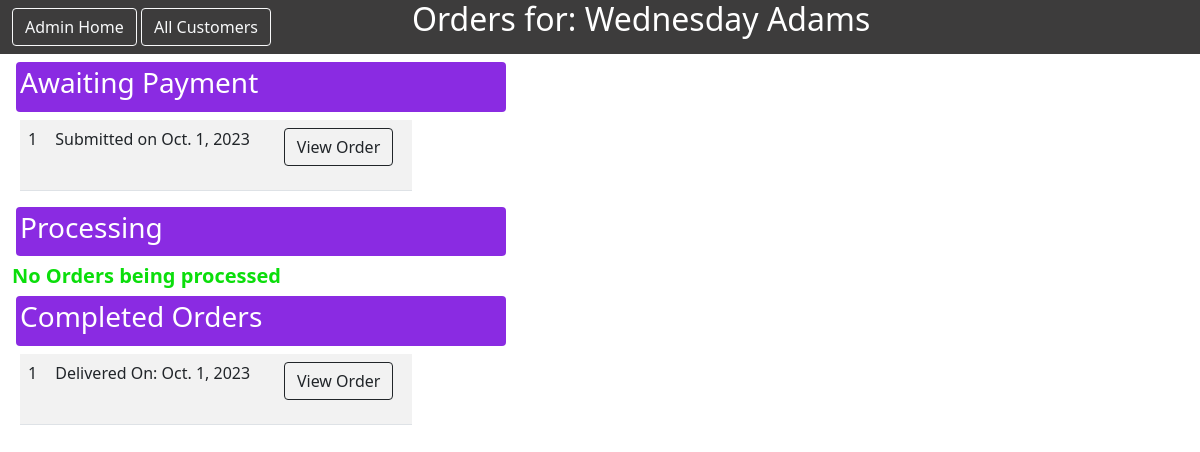
The app's page /admin_control/17/customer_orders/, older data.
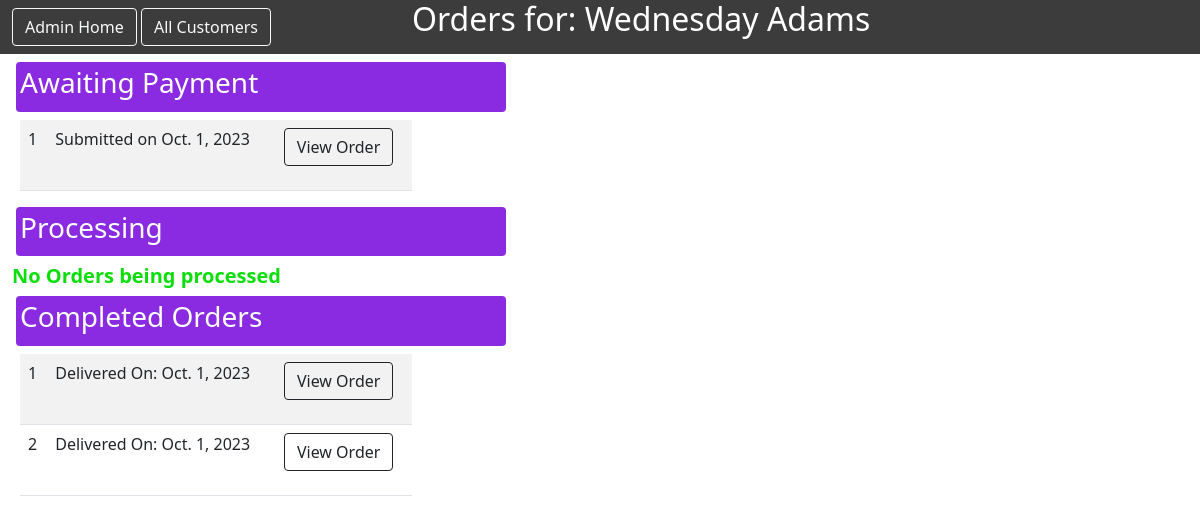
The same page, newer data.
### crafts_by_micks/models.py (models this page shows, shortened)
class Order(models.Model):
    customer = models.ForeignKey(User, on_delete=models.DO_NOTHING)
    submitted_date = models.DateField(null=True, blank=True)
    payment_received_date = models.DateField(null=True, blank=True)
    delivered_date = models.DateField(null=True, blank=True)
    total_value = models.FloatField(default=0)
    status_options = (
        ('ns','not_submitted'),
        ('r', 'receieved'),
        ('p', 'paid'),
        ('c', 'completed')
    )
    status = models.CharField(max_length=20, choices=status_options)

### crafts_by_micks/views.py (the view)
# urls.py: path('<customer_id>/customer_orders/', views.customer_orders, name='customer_orders'),
def customer_orders(request, customer_id):
    awaiting_payment_orders = []
    processing_orders = []
    completed_orders = []
    customer = get_object_or_404(models.User, pk=customer_id)
    all_orders = models.Order.objects.filter(customer = customer)
    for order in all_orders:
        if order.status == 'r':
            awaiting_payment_orders.append(order)
        elif order.status == 'p':
            processing_orders.append(order)
        elif order.status == 'c':
            completed_orders.append(order)
    context = {
        'customer': customer,
        "awaiting_payment_orders": awaiting_payment_orders,
        'processing_orders': processing_orders,
        'completed_orders': completed_orders,
        'customer_id': customer_id
    }
    return render(request, 'display/customer_orders.html', context)

### crafts_by_micks/templates/display/customer_orders.html (shortened to what the changed rows need)
<html lang="en">
<head>
    <link href="https://cdn.jsdelivr.net/npm/bootstrap@5.0.0/dist/css/bootstrap.min.css"
        rel="stylesheet">
</head>
<body class = "container-fluid">
    <div class = "row"
        style="background-color: rgb(61, 60, 60);">
        <div class = "col text-start" style="color: white;">
            <h2>Orders for: {{customer.first_name}} {{customer.last_name}}</h2>
        </div>
    </div>
    {% if awaiting_payment_orders %}
        <div class = "col-xxl-4 col-xl-4 col-lg-5 col-md-6 col-sm-8 col-xs-9 ">
            <table class = "table table-striped mx-2 ">
                <tbody>
                    {% for order in awaiting_payment_orders %}
                        <tr>
                            <td>{{forloop.counter}}</td>
                            <td>Submitted on {{order.submitted_date}}</td>
                            <td class = "text-start">
                                <form action="{% url 'crafts_by_micks:view_order' order.id customer_id 'not_paid' %}">
                                    <button class="btn btn-outline-dark" type="submit">View Order</button>
                                </form>
                            </td>
                        </tr>
                    {% endfor %}
                </tbody>
            </table>
        </div>
    {% else %}
        <h5 style="font-weight: bold; color: rgb(11, 222, 11);">No Orders require payment</h5>
    {% endif %}
    {% if completed_orders %}
        <div class = "col-xxl-4 col-xl-4 col-lg-5 col-md-6 col-sm-8 col-xs-9">
            <table class = "table table-striped mx-2">
                <tbody>
                    {% for order in completed_orders  %}
                        <tr>
                            <td>{{forloop.counter}}</td>
                            <td>Delivered On: {{order.delivered_date}}</td>
                            <td class = "text-start">
                                <form action="{% url 'crafts_by_micks:view_order' order.id customer_id 'completed' %}">
                                    <button class="btn btn-outline-dark" type="submit">View Order</button>
                                </form>
                            </td>
                        </tr>
                    {% endfor %}
                </tbody>
            </table>
        </div>
    {% else %}
        <h5 style="font-weight: bold;">No orders have been completed</h5>
    {% endif %}
</body>
</html>

Row changes from the older to the newer data that the page shows:
added Order: delivered_date "Oct. 1, 2023", shown under "Completed Orders"
